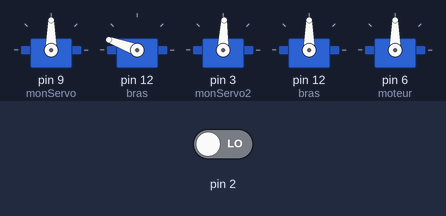
Simulated run of this sketch. Board: Arduino Uno, built with avr-gcc and run on an emulated ATmega328P. Shown: 5 × servo. The inputs (shaded band) are chosen by the test bench; at power-on: pin 2 LOW.

Above: at 1.2 s.
1.3 s: pin 2 driven HIGH
At 1.4 s:
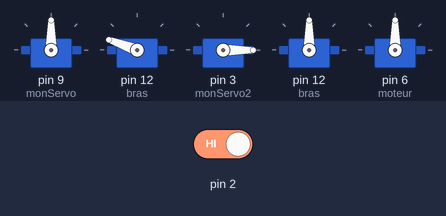
At 2.5 s:
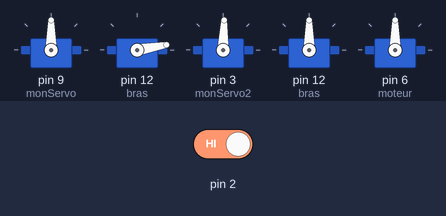
4.3 s: pin 2 driven LOW
At 6.5 s:
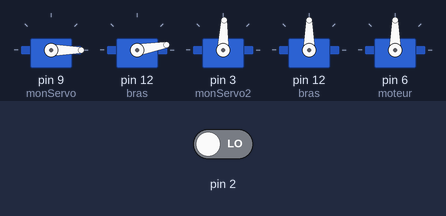
Timing chart, 0 to 8.2 s (numbered marks = the images above; inputs shaded):
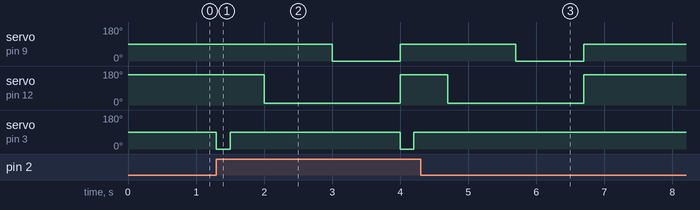

The sketch:

catapulte3.ino
```cpp
/*
   Code 23 - Edurobot.ch, destiné à l'Arduino
   Objectif : Faire bouger le bras d'un servomoteur dans un sens puis dans l'autre, indéfiniment
*/

//*****EN-TÊTE DECLARATIF*****
#include <Servo.h>  // on inclut la bibliothèque pour piloter un servomoteur
Servo moteur;
Servo monServo;  // maintien de bras
Servo servo1;
Servo bras;       // actionneur elastique
Servo monServo2;  // moteur de recharge
#define pinX    A2
#define pinY    A1
#define swPin    6
int Axe_X = A2;
int servoVal;

void setup()
{
    pinMode(2, INPUT);
    monServo.attach(9);
    bras.attach(12);
    monServo2.attach(3); // on définit le Pin utilisé par le servomoteur
    pinMode(pinX, INPUT);
    servo1.attach(12);
    pinMode (Axe_X, INPUT);
    moteur.attach(6);
}


void loop()
{
  monServo2.write(88);
  bras.write(160);
  monServo.write(90);
        if (digitalRead(2) == HIGH) {
          monServo2.write(0);  // le bras du servomoteur prend la position de la variable position
          delay(200);
          monServo2.write(88);

          delay(500);

          bras.write(10);
          delay(1000);

          monServo.write(0);
          delay(1000);
          /*bras.write(170);
          delay(500);*/
          monServo.write(90);  // le bras du servomoteur prend la position de la variable position
            // on attend 15 millisecondes
          /*bras.write(90);
          delay(500);*/
        }
      /*servoVal = analogRead (Axe_X);
      servoVal = map(servoVal, 0, 1023, 900, 2100);
      moteur.writeMicroseconds(servoVal);
      delay(30);*/
}

    //for (int position = 90; position >=0; position --){ // cette fois la variable position passe de 180 à 0°
     //   monServo.write(position);  // le bras du servomoteur prend la position de la variable position
      //  delay(15);  // le bras du servomoteur prend la position de la variable position
    //}
```

Measured:
- after the input at 1.3 s, servo on pin 9 (monServo): 90° → 0° after 1.7 s, → 90° 1.0 s later; servo on pin 12 (bras): 160° → 10° after 0.70 s, → 160° 2.0 s later; servo on pin 3 (monServo2): alternates 88° for 2.5 s and 0° for 0.20 s, starting at once
- after the input at 4.3 s, servo on pin 9 (monServo): goes on until 6.7 s, then stays 90°; servo on pin 12 (bras): goes on until 6.7 s, then stays 160°; servo on pin 3 (monServo2): stops changing and stays 88°
